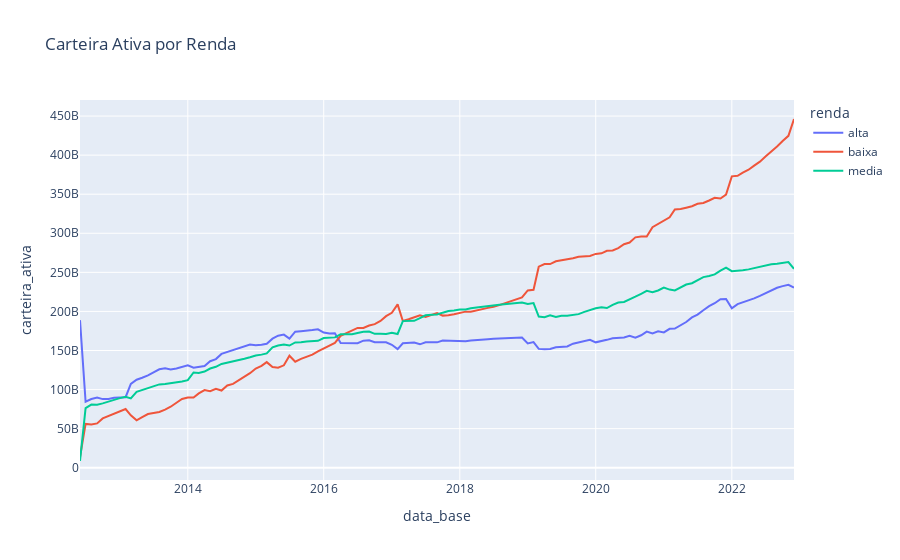

Notebook source saved alongside this figure:
### Code cell
fig = px.line(df_renda, x="data_base", y="carteira_ativa", color='renda', title="Carteira Ativa por Renda")
fig.show()
